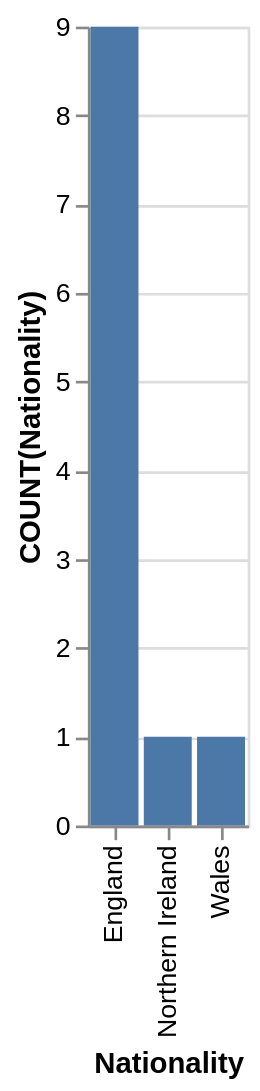

Specify this chart in Vega-Lite:
### Vega-Lite specification from a JSON file in a GitHub repository (floating-point values rounded to 4 significant figures)
{"data": {"values": [{"x_data": "England", "y_data": 9}, {"x_data": "Northern Ireland", "y_data": 1}, {"x_data": "Wales", "y_data": 1}]}, "mark": "bar", "encoding": {"x": {"field": "x_data", "type": "nominal", "title": "Nationality", "sort": "ascending"}, "y": {"field": "y_data", "type": "quantitative", "title": "COUNT(Nationality)"}}}
